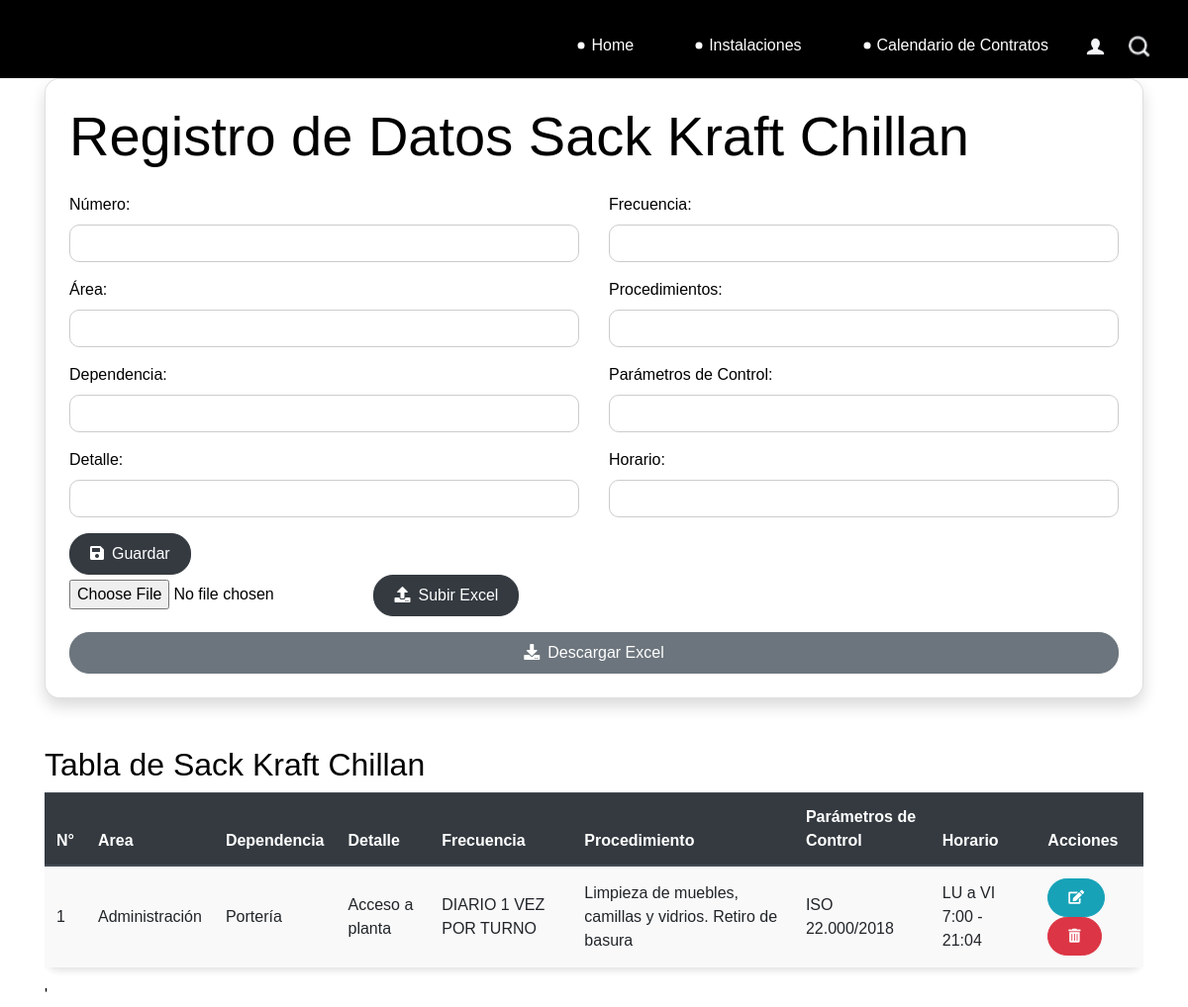
The page /chillan/ on the database its author committed.
### catalog/models.py (models this page shows)
class Chillan(models.Model):
    numero = models.IntegerField()
    area = models.CharField(max_length=1000, default='')
    dependencia = models.CharField(max_length=1000)
    detalle = models.TextField()
    frecuencia = models.CharField(max_length=1000)
    procedimientos = models.TextField()
    parametro_control = models.CharField(max_length=1000)
    horario = models.CharField(max_length=1000)
    def __str__(self):
        return f""
    class Meta:
        db_table = 'chillan'

### catalog/views.py (the view)
# urls.py: path('chillan/', views.chillan, name='chillan'),
def chillan(request):
    if request.method == 'POST':
        if 'archivo_excel' in request.FILES:
            form = ChillanForm(request.POST, request.FILES)
            myfile = request.FILES['archivo_excel']
            df = pd.read_excel(myfile)
            conn = sqlite3.connect('db.sqlite3')
            for index, row in df.iterrows():
                data = Chillan(
                    numero=row['Número'],
                    area=row['Área'],
                    dependencia=row['Dependencia'],
                    detalle=row['Detalle'],
                    frecuencia=row['Frecuencia'],
                    procedimientos=row['Procedimiento'],
                    parametro_control=row['Parámetros de Control'],
                    horario=row['Horario']
                )
                data.save()
            conn.close()
        if 'archivo_excel' in request.FILES:
            form = ChillanForm(request.POST, request.FILES)
        else:
            form = ChillanForm(request.POST)
            if form.is_valid():
                form.save()
                messages.success(request, 'Datos ingresados correctamente.')
                return redirect('chillan')
            else:
                messages.error(request, 'Error al ingresar los datos. Por favor, revise los datos ingresados.')
    else:
        form = ChillanForm()
    chillan = Chillan.objects.all()
    print(chillan)
    return render(request, 'Instalaciones/Biopackaging/Sack-Kraft/Chillan.html', {'form': form, 'chillan': chillan})

### catalog/forms.py
class ChillanForm(forms.ModelForm):
    class Meta:
        model = Chillan
        fields = '__all__'

### Templates/Instalaciones/Biopackaging/Sack-Kraft/Chillan.html (shortened to what this page needs)
{% extends 'base.html' %}
{% load static %}
{% block content %}
<div class="container">
    <div class="card p-4 shadow">
        <h1 class="display-4 mb-4">Registro de Datos Sack Kraft Chillan</h1>
        <form method="post">
            <div class="row">
                <div class="col-md-6">
                    <div class="form-group">
                        <label for="numero">Número:</label>
                        <input type="number" class="form-control" id="numero" name="numero" required>
                    </div>
                    <div class="form-group">
                        <label for="area">Área:</label>
                        <input type="text" class="form-control" id="area" name="area" required>
                    </div>
                    <div class="form-group">
                        <label for="dependencia">Dependencia:</label>
                        <input type="text" class="form-control" id="dependencia" name="dependencia" required>
                    </div>
                    <div class="form-group">
                        <label for="detalle">Detalle:</label>
                        <input type="text" class="form-control" id="detalle" name="detalle" required>
                    </div>
                </div>
                <div class="col-md-6">
                    <div class="form-group">
                        <label for="frecuencia">Frecuencia:</label>
                        <input type="text" class="form-control" id="frecuencia" name="frecuencia" required>
                    </div>
                    <div class="form-group">
                        <label for="procedimientos">Procedimientos:</label>
                        <input type="text" class="form-control" id="procedimientos" name="procedimientos" required>
                    </div>
                    <div class="form-group">
                        <label for="parametro_control">Parámetros de Control:</label>
                        <input type="text" class="form-control" id="parametro_control" name="parametro_control" required>
                    </div>
                    <div class="form-group">
                        <label for="horario">Horario:</label>
                        <input type="text" class="form-control" id="horario" name="horario" required>
                    </div>
                </div>
            </div>
            <button type="submit" class="btn btn-dark"><i class="fa fa-save mr-2"></i>Guardar</button>
        </form>
        <form method="post" enctype="multipart/form-data">
            <input type="file" name="archivo_excel" accept=".xls,.xlsx">
            <button type="submit" class="btn btn-dark"><i class="fa fa-upload mr-2"></i>Subir Excel</button>
        </form>
        <a href="{% url 'descargar_excel_chillan' %}" class="btn btn-secondary mt-3"><i class="fa fa-download mr-2"></i>Descargar Excel</a>
    </div>
</div>
<div class="container mt-5">
    <h2>Tabla de Sack Kraft Chillan</h2>
    <div class="table-responsive">
        <table class="table table-striped table-hover">
            <thead class="thead-dark">
                <tr>
                    <th scope="col">N°</th>
                    <th scope="col">Area</th>
                    <th scope="col">Dependencia</th>
                    <th scope="col">Detalle</th>
                    <th scope="col">Frecuencia</th>
                    <th scope="col">Procedimiento</th>
                    <th scope="col">Parámetros de Control</th>
                    <th scope="col">Horario</th>
                    <th scope="col">Acciones</th>
                </tr>
        </thead>
        <tbody>
            {% for dato in chillan %}
            <tr>
                <td>{{ dato.numero }}</td>
                <td>{{ dato.area}}</td>
                <td>{{ dato.dependencia }}</td>
                <td>{{ dato.detalle }}</td>
                <td>{{ dato.frecuencia }}</td>
                <td>{{ dato.procedimientos }}</td>
                <td>{{ dato.parametro_control }}</td>
                <td>{{ dato.horario }}</td>
                <td>
                    <a href="{% url 'modificar_chillan' dato.id %}" class="btn btn-info btn-sm"><i class="fas fa-edit"></i></a>
                    <form method="post" action="{% url 'eliminar_chillan' dato.id %}" style="display: inline;">
                        <button type="submit" class="btn btn-danger btn-sm" onclick="return confirm('¿Estás seguro de que deseas eliminar este dato?')"><i class="fas fa-trash-alt"></i></button>
                    </form>
                </td>
            </tr>
            {% endfor %}
        </tbody>
    </table>
</div>
<link rel="stylesheet" href="https://maxcdn.bootstrapcdn.com/bootstrap/4.5.2/css/bootstrap.min.css">
<link rel="stylesheet" href="https://cdnjs.cloudflare.com/ajax/libs/font-awesome/5.15.4/css/all.min.css">
<link rel="stylesheet" href="{% static 'stylecmpc.css' %}">
<link rel="stylesheet" href="{% static 'css/style.css' %}">'
{% endblock %}

### static/css/stylecmpc.css (style rules this page uses)
.card { border-radius: 15px; }
.form-control { border-radius: 10px; border-color: #ccc; }
.btn { border-radius: 20px; padding: 8px 20px; }
.btn-secondary { background-color: #6c757d; border-color: #6c757d; }
.table { border-radius: 15px; box-shadow: 0 4px 6px rgba(0, 0, 0, 0.1); }
.table th, .table td { vertical-align: middle; }
.table th { background-color: #336699; color: #fff; }
.table-striped tbody tr:nth-of-type(odd) { background-color: #f9f9f9; }

### static/css/style.css (style rules this page uses)
body { font-family: "Poppins", sans-serif; color: #000000; background-color: #ffffff; }
a, a:hover, a:focus { text-decoration: none; }
.btn, .btn:focus { outline: none !important; -webkit-box-shadow: none; box-shadow: none; }

### rows shown on the page
Chillan: numero "1", area "Administración", dependencia "Portería", detalle "Acceso a planta", frecuencia "DIARIO 1 VEZ POR TURNO", procedimientos "Limpieza de muebles, camillas y vidrios. Retiro de basura", parametro_control "ISO 22.000/2018", horario "LU a VI 7:00 - 21:04"
